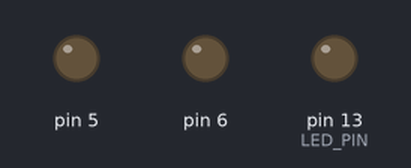
Bench run of a sketch on a simulated Arduino Uno, built with avr-gcc and run on an emulated ATmega328P. Shown: output pins drawn as LEDs (lit = HIGH). Pins used as bus, display or sensor lines are not drawn.

Above: at 0.1 s.
At 16.0 s:
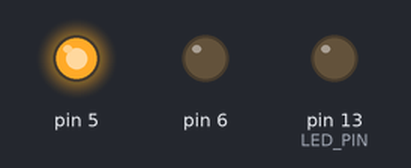
At 36.6 s:
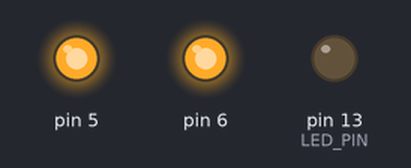
Timing chart, 0 to 38.1 s (numbered marks = the images above):
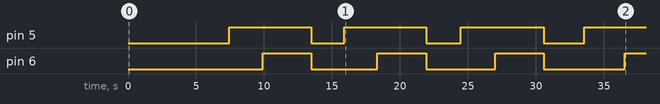

Measured:
- by itself, pin 5: repeats every 8.4 s: LOW 2.4 s, HIGH 6.0 s
- by itself, pin 6: repeats every 8.4 s: LOW 4.9 s, HIGH 3.6 s

The sketch:

MachineFlat.ino
```cpp
#include <EEPROM.h>
#include "SpeedyStepper.h"


//
// pin assignments
//
const int LED_PIN = 13;
const int MOTOR_X_STEP = 2;
const int MOTOR_Y_STEP = 3;
const int MOTOR_Z_STEP = 4;
const int MOTOR_X_DIR = 5;
const int MOTOR_Y_DIR = 6;
const int MOTOR_Z_DIR = 7;
const int STEPPERS_ENABLE = 8;
const int LIMIT_SWITCH_X = 9;
const int LIMIT_SWITCH_Y = 10;
const int LIMIT_SWITCH_Z = 11;
const int SPINDLE_ENABLE = 12;
const int SPINDLE_DIRECTION = 13;

const float r = 48; // radius of stock in mm
const float mmPerRev = 1.27; // 1/4-20 screws, .05 in per revolution, 1.27 mm per revolution
const float maxCut = 3.175; // max cut depth in mm ( 1/8 in)

const int horizontalRevsPerSecond = 10; // constant horizontal revs/second
const int horizontalAccel = 2; // constant horizontal accel in revs/second/second


//
// create the stepper motor object
//
SpeedyStepper stepperY;
SpeedyStepper stepperX;


//
// local vars
//


// ---------------------------------------------------------------------------------
//                              Hardware and software setup
// ---------------------------------------------------------------------------------

//
// top level setup function
//

int incomingByte = 0; // for serial read

void setup()
{
  byte contrastValue;

  //
  // configure IO pins
  //
  pinMode(LED_PIN, OUTPUT);
  pinMode(STEPPERS_ENABLE, OUTPUT);


  //
  // create the stepper object & enable them
  //
  stepperY.connectToPins(MOTOR_Y_STEP, MOTOR_Y_DIR);
  stepperX.connectToPins(MOTOR_X_STEP, MOTOR_X_DIR);
  digitalWrite(STEPPERS_ENABLE, LOW);


  Serial.begin(9600);
}


//
//
//
void loop()
{
  delay(5000);

  // calculate max depth of cut to make flat from cylindrical stock in mm
  float depth = r*0.29;
  float steps = depth/maxCut;

  // set the microstepping and acceleration in steps/second/second
  int xAccel = 4; // acceleration of x stepper in revs/second/second
  int yAccel = 1; // acceleration of y stepper in revs/second/second
  int xStepsPerRev = 200; // steps per revolution, 200 for no microstepping
  int yStepsPerRev = 3200; // steps per revolution, 200 for no microstepping
  stepperY.setAccelerationInRevolutionsPerSecondPerSecond(yAccel);
  stepperY.setStepsPerRevolution(yStepsPerRev);
  stepperX.setAccelerationInRevolutionsPerSecondPerSecond(xAccel);
  stepperX.setStepsPerRevolution(xStepsPerRev);

  for(int i=0;i<ceil(steps);i++){
    // calculate speeds, set speeds in steps/second
    float horizontalRevs = (i+1)*maxCut/mmPerRev;
    if(i==ceil(steps)-1){
      horizontalRevs = depth/mmPerRev;
    }
    float secondsToRun = horizontalRevs/horizontalRevsPerSecond;
    int rotationalSPEED = yStepsPerRev/8/secondsToRun; // speed of x stepper in steps/second
    int horizontalSPEED = xStepsPerRev*horizontalRevsPerSecond; // speed of y stepper in steps/second
    stepperX.setSpeedInStepsPerSecond(horizontalSPEED);
    stepperY.setSpeedInStepsPerSecond(rotationalSPEED);

    // stepperX.setAccelerationInRevolutionsPerSecondPerSecond(horizontalAccel);
    // stepperY.setAccelerationInRevolutionsPerSecondPerSecond(horizontalAccel*(rotationalSPEED/horizontalSPEED));

    // move in and out while turning, god I hope this shit works...
    stepperX.setupRelativeMoveInRevolutions(horizontalRevs);
    stepperY.setupRelativeMoveInRevolutions(0.125);
    while((!stepperX.motionComplete()) || (!stepperY.motionComplete())){
      stepperX.processMovement();
      stepperY.processMovement();
    }
    stepperX.setupRelativeMoveInRevolutions(-horizontalRevs);
    stepperY.setupRelativeMoveInRevolutions(0.125);
    while((!stepperX.motionComplete()) || (!stepperY.motionComplete())){
      stepperX.processMovement();
      stepperY.processMovement();
    }
    stepperY.moveRelativeInRevolutions(-.25);
  }

}

// -------------------------------------- End --------------------------------------
```

SpeedyStepper.h
```cpp
// (licence header left out)
#ifndef SpeedyStepper_h
#define SpeedyStepper_h

#include <arduino.h>
#include <stdlib.h>


//
// the SpeedyStepper class
//
class SpeedyStepper
{
  public:
    //
    // public functions
    //
    SpeedyStepper();
    void connectToPins(byte stepPinNumber, byte directionPinNumber);

    void setStepsPerMillimeter(float motorStepPerMillimeter);
    float getCurrentPositionInMillimeters();
    void setCurrentPositionInMillimeters(float currentPositionInMillimeter);
    void setSpeedInMillimetersPerSecond(float speedInMillimetersPerSecond);
    void setAccelerationInMillimetersPerSecondPerSecond(float accelerationInMillimetersPerSecondPerSecond);
    bool moveToHomeInMillimeters(long directionTowardHome, float speedInMillimetersPerSecond, long maxDistanceToMoveInMillimeters, int homeLimitSwitchPin);
    void moveRelativeInMillimeters(float distanceToMoveInMillimeters);
    void setupRelativeMoveInMillimeters(float distanceToMoveInMillimeters);
    void moveToPositionInMillimeters(float absolutePositionToMoveToInMillimeters);
    void setupMoveInMillimeters(float absolutePositionToMoveToInMillimeters);
    float getCurrentVelocityInMillimetersPerSecond();


    void setStepsPerRevolution(float motorStepPerRevolution);
    float getCurrentPositionInRevolutions();
    void setSpeedInRevolutionsPerSecond(float speedInRevolutionsPerSecond);
    void setCurrentPositionInRevolutions(float currentPositionInRevolutions);
    void setAccelerationInRevolutionsPerSecondPerSecond(float accelerationInRevolutionsPerSecondPerSecond);
    bool moveToHomeInRevolutions(long directionTowardHome, float speedInRevolutionsPerSecond, long maxDistanceToMoveInRevolutions, int homeLimitSwitchPin);
    void moveRelativeInRevolutions(float distanceToMoveInRevolutions);
    void setupRelativeMoveInRevolutions(float distanceToMoveInRevolutions);
    void moveToPositionInRevolutions(float absolutePositionToMoveToInRevolutions);
    void setupMoveInRevolutions(float absolutePositionToMoveToInRevolutions);
    float getCurrentVelocityInRevolutionsPerSecond();

    void enableStepper(void);
    void disableStepper(void);
    void setCurrentPositionInSteps(long currentPositionInSteps);
    long getCurrentPositionInSteps();
    void setupStop();
    void setSpeedInStepsPerSecond(float speedInStepsPerSecond);
    void setAccelerationInStepsPerSecondPerSecond(float accelerationInStepsPerSecondPerSecond);
    bool moveToHomeInSteps(long directionTowardHome, float speedInStepsPerSecond, long maxDistanceToMoveInSteps, int homeSwitchPin);
    void moveRelativeInSteps(long distanceToMoveInSteps);
    void setupRelativeMoveInSteps(long distanceToMoveInSteps);
    void moveToPositionInSteps(long absolutePositionToMoveToInSteps);
    void setupMoveInSteps(long absolutePositionToMoveToInSteps);
    bool motionComplete();
    float getCurrentVelocityInStepsPerSecond();
    bool processMovement(void);


  private:
    //
    // private member variables
    //
    byte stepPin;
    byte directionPin;
    float desiredSpeed_InStepsPerSecond;
    float acceleration_InStepsPerSecondPerSecond;
    long targetPosition_InSteps;
    float stepsPerMillimeter;
    float stepsPerRevolution;
    bool startNewMove;
    float desiredStepPeriod_InUS;
    long decelerationDistance_InSteps;
    int direction_Scaler;
    float ramp_InitialStepPeriod_InUS;
    float ramp_NextStepPeriod_InUS;
    unsigned long ramp_LastStepTime_InUS;
    float acceleration_InStepsPerUSPerUS;
    float currentStepPeriod_InUS;
    long currentPosition_InSteps;
};

// ------------------------------------ End ---------------------------------
#endif
```

Source omitted: SpeedyStepper.cpp (31469 bytes)
